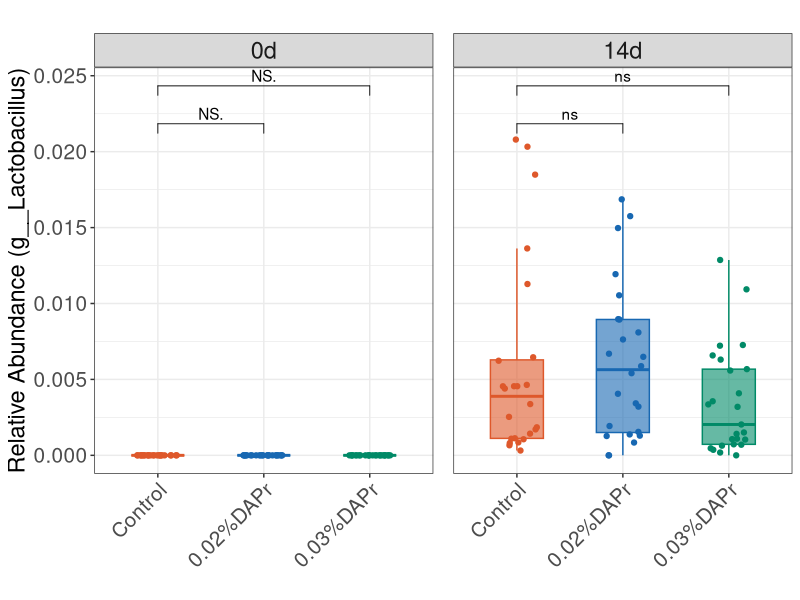

The R script that drew this image:
m = read.delim('g_Lactobacillus.tsv',header = T)
m$Day = factor(m$Day,levels = c('0d','14d')) #'7d',,'21d'
m$Group = factor(m$Group, levels = c('Control','0.02%DAPr','0.03%DAPr'))
library(dplyr)
# 1. 定义过滤函数,过滤离散值,三倍标准差
remove_outliers_sd <- function(x, n_sd = 3) {
  mean_x <- mean(x, na.rm = TRUE)
  sd_x <- sd(x, na.rm = TRUE)
  return(x >= mean_x - n_sd * sd_x & x <= mean_x + n_sd * sd_x)
}
# 2. 过滤数据
m_clean <- m %>%
  group_by(Group, Day) %>%
  filter(remove_outliers_sd(RA, n_sd = 3)) %>%
  ungroup()

library(ggplot2)
library(ggpubr)
#compare_means(g__Phocaeicola~Group, data = m, group.by = 'Day')  #计算P值
my.group = list(c('Control','0.02%DAPr'),c('Control','0.03%DAPr'))
Group.col = c("#DE582B","#1868B2","#018A67") #,"#F3A332"
P = ggplot(m_clean, aes(x = Group, y = RA,color = Group,fill = Group)) +   # 
  #geom_violin(alpha = 0.7, trim = FALSE) +
  geom_boxplot(outlier.shape = NA, width=0.5,alpha = 0.6) +    # 绘制箱线图，不显示离群点
  geom_jitter(width = 0.2,height = 0,size = 1.5) +  # 添加散点aes(color = Group),width和height是点的抖动范围
  facet_wrap(~Day, scales = "free_x", strip.position = "top",nrow = 1) + 
  # 按 FID 分面，但共享纵坐标，并在顶部显示分面标题；
  #‘free’:每个分面可以有不同的y轴范围
  stat_compare_means(comparisons = my.group, method = 'wilcox.test',label = 'p.signif') +
  scale_fill_manual(values  = Group.col) + # 使用预设的颜色
  scale_color_manual(values = Group.col) +
  labs(title = "", y = "Relative Abundance (g__Lactobacillus)", x = "") +
  theme_bw() +
  theme(
    axis.text.x = element_text(size = 15,angle = 45,hjust = 1), # 倾斜 x 轴标签angle = 0, hjust = 1,
    axis.text.y = element_text(size = 15),      
    axis.title.y = element_text(size = 17),     #调整y轴主题字体大小
    strip.text = element_text(size = 17),              # 调整分面标题的大小
    panel.spacing = unit(1, "lines"),                 # 增加分面之间的间隔
    legend.position = 'none'
  )
ggsave(P,filename = 'g__Lactobacillus.3sd.pdf',width = 4,height = 5)
